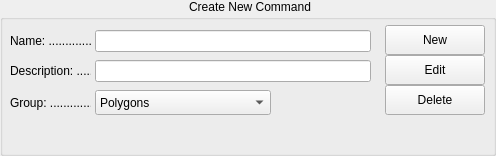
  <widget class="QGroupBox" name="grb_newCommand" >
   <property name="geometry" >
    <rect>
     <x>5</x>
     <y>550</y>
     <width>496</width>
     <height>156</height>
    </rect>
   </property>
   <property name="styleSheet" >
    <string notr="true" >QGroupBox::title {
	subcontrol-position: top center;
}</string>
   </property>
   <property name="title" >
    <string>Create New Command</string>
   </property>
   <widget class="QComboBox" name="cbx_group" >
    <property name="geometry" >
     <rect>
      <x>95</x>
      <y>90</y>
      <width>176</width>
      <height>25</height>
     </rect>
    </property>
    <item>
     <property name="text" >
      <string>Polygons</string>
     </property>
    </item>
    <item>
     <property name="text" >
      <string>Curves</string>
     </property>
    </item>
    <item>
     <property name="text" >
      <string>Selection</string>
     </property>
    </item>
    <item>
     <property name="text" >
      <string>----------</string>
     </property>
    </item>
    <item>
     <property name="text" >
      <string>Add Group</string>
     </property>
    </item>
    <item>
     <property name="text" >
      <string>Remove Group</string>
     </property>
    </item>
   </widget>
   <widget class="QLineEdit" name="tbx_descriptionCommand" >
    <property name="geometry" >
     <rect>
      <x>95</x>
      <y>60</y>
      <width>276</width>
      <height>22</height>
     </rect>
    </property>
   </widget>
   <widget class="QLabel" name="lbl_descriptionCommand" >
    <property name="geometry" >
     <rect>
      <x>10</x>
      <y>60</y>
      <width>81</width>
      <height>22</height>
     </rect>
    </property>
    <property name="layoutDirection" >
     <enum>Qt::LeftToRight</enum>
    </property>
    <property name="text" >
     <string>Description: ......</string>
    </property>
   </widget>
   <widget class="QLabel" name="lbl_groupCommand" >
    <property name="geometry" >
     <rect>
      <x>10</x>
      <y>90</y>
      <width>81</width>
      <height>25</height>
     </rect>
    </property>
    <property name="layoutDirection" >
     <enum>Qt::LeftToRight</enum>
    </property>
    <property name="text" >
     <string>Group: ...............</string>
    </property>
   </widget>
   <widget class="QLabel" name="lbl_nameCommand" >
    <property name="geometry" >
     <rect>
      <x>10</x>
      <y>30</y>
      <width>81</width>
      <height>22</height>
     </rect>
    </property>
    <property name="layoutDirection" >
     <enum>Qt::LeftToRight</enum>
    </property>
    <property name="text" >
     <string>Name: ...............</string>
    </property>
   </widget>
   <widget class="QLineEdit" name="tbx_nameCommand" >
    <property name="geometry" >
     <rect>
      <x>95</x>
      <y>30</y>
      <width>276</width>
      <height>22</height>
     </rect>
    </property>
   </widget>
   <widget class="QPushButton" name="bt_newCommand" >
    <property name="geometry" >
     <rect>
      <x>385</x>
      <y>25</y>
      <width>100</width>
      <height>30</height>
     </rect>
    </property>
    <property name="text" >
     <string>New</string>
    </property>
   </widget>
   <widget class="QPushButton" name="bt_editCommand" >
    <property name="geometry" >
     <rect>
      <x>385</x>
      <y>55</y>
      <width>100</width>
      <height>30</height>
     </rect>
    </property>
    <property name="text" >
     <string>Edit</string>
    </property>
   </widget>
   <widget class="QPushButton" name="bt_deleteNewCommand" >
    <property name="geometry" >
     <rect>
      <x>385</x>
      <y>85</y>
      <width>100</width>
      <height>30</height>
     </rect>
    </property>
    <property name="text" >
     <string>Delete</string>
    </property>
   </widget>
  </widget>
